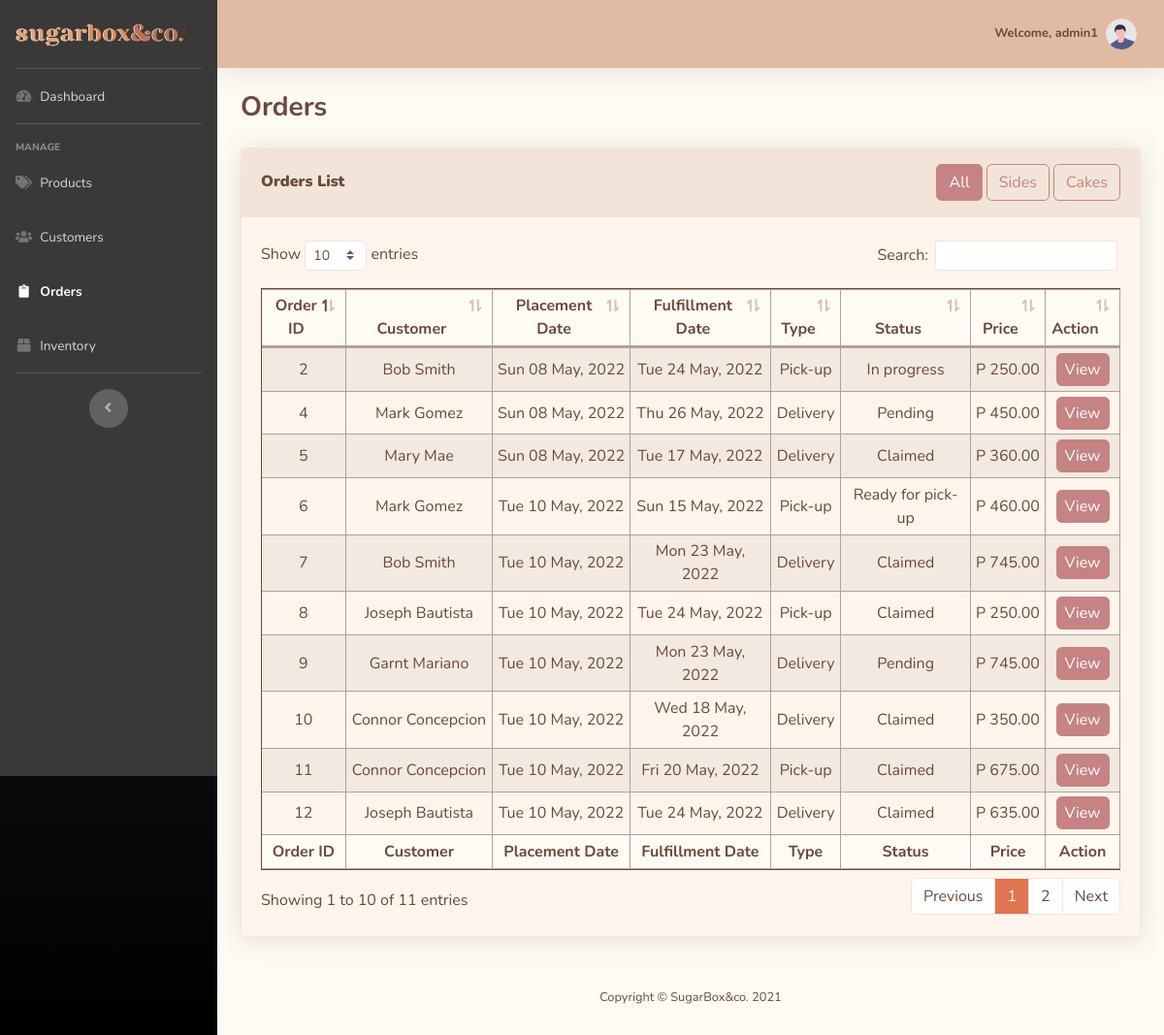
Screenshot of /admin-src/orders.php (signed in) with the database file from the repository.
### tables this page shows
CREATE TABLE `orders` (
  `Order_ID` int(11) NOT NULL,
  `Cust_ID` int(11) NOT NULL,
  `Order_Placement_Date` timestamp NOT NULL DEFAULT current_timestamp(),
  `Order_Fullfilment_Date` timestamp NOT NULL DEFAULT '0000-00-00 00:00:00',
  `Order_Type` enum('Pick-up','Delivery','','') NOT NULL COMMENT '''Pick-up'', ''Delivery''',
  `Order_Status` enum('Pending','In progress','Ready for pick-up','Delivering','Delivery failed','Claimed','Cancelled') NOT NULL COMMENT '''Pending'',''In progress'',''Ready for pick-up'',''Delivering'',''Delivery failed'',''Claimed'',''Cancelled''',
  `Total_Price` float(15,2) NOT NULL
);

CREATE TABLE `customer` (
  `Cust_ID` int(11) NOT NULL,
  `Cust_FName` varchar(40) NOT NULL,
  `Cust_LName` varchar(40) NOT NULL,
  `Cust_ContactNo` varchar(11) NOT NULL,
  `Cust_Address` varchar(255) NOT NULL
);

### admin-src/orders.php (the view, shortened to what this page needs)
<?php
include 'includes/header.php';
include 'includes/sidebar.php';
include 'includes/topbar.php'
?>
<head>
</head>
<div class="container-fluid">
    <div class="d-sm-flex align-items-center justify-content-between mb-4">
        <h1 class="h3 mb-0 text-content"><strong>Orders</strong></h1>
    </div>
    <div class="card shadow mb-4 border-section">
        <div class="card-header py-3 bg-section border-section">
            <div class="d-sm-flex align-items-center justify-content-between">
                <h6 class="m-0 font-weight-bold text-content"><strong>Orders List</strong></h6>
                <div>
                    <a href="orders.php?q=all" type="button" class="btn <?php echo (isset($_GET['q']) && $_GET['q'] == 'all') || !isset($_GET['q']) ? 'btn-subheading' : 'btn-outline-subheading' ?>">All</a>
                    <a href="orders.php?q=sides" type="button" class="btn <?php echo isset($_GET['q']) && $_GET['q'] == 'sides' ? 'btn-subheading' : 'btn-outline-subheading' ?>">Sides</a>
                    <a href="orders.php?q=cakes" type="button" class="btn <?php echo isset($_GET['q']) && $_GET['q'] == 'cakes' ? 'btn-subheading' : 'btn-outline-subheading' ?>">Cakes</a>
                </div>
            </div>
        </div>
        <div class="card-body bg-section2 border-section">
            <div class="table-responsive">
            <?php
            $conn = db_connect();
            if (isset($_GET['q']) && $_GET['q'] == 'sides') {
                $orders_query = "SELECT DISTINCT `orders`.*,
                            `customer`.`Cust_FName`,
                            `customer`.`Cust_LName`
                            FROM `orders`
                            INNER JOIN `customer` ON `orders`.`Cust_ID`=`customer`.`Cust_ID`
                            INNER JOIN `order_line` ON `order_line`.`Order_ID`=`orders`.`Order_ID`
                            ORDER BY `orders`.`Order_ID`";
            } else {
                $orders_query = "SELECT `orders`.*,
                            `customer`.`Cust_FName`,
                            `customer`.`Cust_LName`
                            FROM `orders`
                            INNER JOIN `customer` ON `orders`.`Cust_ID`=`customer`.`Cust_ID`
                            ORDER BY `orders`.`Order_ID`";
            }
            $orders_query_run = mysqli_query($conn, $orders_query);
            $check_orders = mysqli_num_rows($orders_query_run) > 0;
            if($check_orders) {
            ?>
                <table class="table table-sm table-bordered table-striped border-content table-content bg-section2 text-content" id="dataTable">
                    <thead class="bg-light text-center">
                        <tr>
                            <th>Order ID</th>
                            <th>Customer</th>
                            <th>Placement Date</th>
                            <th>Fulfillment Date</th>
                            <th>Type</th>
                            <th>Status</th>
                            <th>Price</th>
                            <th>Action</th>
                        </tr>
                    </thead>
                    <tfoot class="bg-light text-center" >
                        <tr>
                            <th>Order ID</th>
                            <th>Customer</th>
                            <th>Placement Date</th>
                            <th>Fulfillment Date</th>
                            <th>Type</th>
                            <th>Status</th>
                            <th>Price</th>
                            <th>Action</th>
                        </tr>
                    </tfoot>
                    <tbody class="text-center">
                        <?php while($row = mysqli_fetch_assoc($orders_query_run)) { ?>
                        <tr>
                            <td class="align-middle"><?php echo $row['Order_ID'] ?></td>
                            <td class="align-middle"><?php echo $row['Cust_FName'] . " " . $row['Cust_LName'] ?></td>
                            <td class="align-middle"><?php echo date('D d F, Y', strtotime($row['Order_Placement_Date'])) ?></td>
                            <td class="align-middle"><?php echo date('D d F, Y', strtotime($row['Order_Fullfilment_Date'])) ?></td>
                            <td class="align-middle"><?php echo $row['Order_Type'] ?></td>
                            <td class="align-middle"><?php echo $row['Order_Status'] ?></td>
                            <td class="align-middle">P <?php echo $row['Total_Price'] ?></td>
                            <td class="align-middle"><a href="orderDetails.php?order_ID=<?php echo $row['Order_ID'] ?>" type="button" class="btn btn-subheading px-2 py-1">View</a></td>
                        </tr>
                        <?php } ?>
                    </tbody>
                </table>
            <?php } else { ?>
                <p class="text-center lead text-content font-weight-bolder my-5">No Orders To Be Found</p>
            <?php } ?>
            </div>
        </div>
    </div>
</div>
<?php
include 'includes/footer.php';
include 'includes/scripts.php'
?>

### admin-src/includes/header.php (style rules this page uses)
html, body { color: #6B493D; }

### rows the page displays
orders: Order_ID "2", Cust_ID.Cust_FName "Bob", Cust_ID.Cust_LName "Smith", Order_Placement_Date "Sun 08 May, 2022", Order_Fullfilment_Date "Tue 24 May, 2022", Order_Type "Pick-up", Order_Status "In progress", Total_Price "250.00"
orders: Order_ID "4", Cust_ID.Cust_FName "Mark", Cust_ID.Cust_LName "Gomez", Order_Placement_Date "Sun 08 May, 2022", Order_Fullfilment_Date "Thu 26 May, 2022", Order_Type "Delivery", Order_Status "Pending", Total_Price "450.00"
orders: Order_ID "5", Cust_ID.Cust_FName "Mary", Cust_ID.Cust_LName "Mae", Order_Placement_Date "Sun 08 May, 2022", Order_Fullfilment_Date "Tue 17 May, 2022", Order_Type "Delivery", Order_Status "Claimed", Total_Price "360.00"
orders: Order_ID "6", Cust_ID.Cust_FName "Mark", Cust_ID.Cust_LName "Gomez", Order_Placement_Date "Tue 10 May, 2022", Order_Fullfilment_Date "Sun 15 May, 2022", Order_Type "Pick-up", Order_Status "Ready for pick-up", Total_Price "460.00"
orders: Order_ID "7", Cust_ID.Cust_FName "Bob", Cust_ID.Cust_LName "Smith", Order_Placement_Date "Tue 10 May, 2022", Order_Fullfilment_Date "Mon 23 May, 2022", Order_Type "Delivery", Order_Status "Claimed", Total_Price "745.00"
orders: Order_ID "8", Cust_ID.Cust_FName "Joseph", Cust_ID.Cust_LName "Bautista", Order_Placement_Date "Tue 10 May, 2022", Order_Fullfilment_Date "Tue 24 May, 2022", Order_Type "Pick-up", Order_Status "Claimed", Total_Price "250.00"
orders: Order_ID "9", Cust_ID.Cust_FName "Garnt", Cust_ID.Cust_LName "Mariano", Order_Placement_Date "Tue 10 May, 2022", Order_Fullfilment_Date "Mon 23 May, 2022", Order_Type "Delivery", Order_Status "Pending", Total_Price "745.00"
orders: Order_ID "10", Cust_ID.Cust_FName "Connor", Cust_ID.Cust_LName "Concepcion", Order_Placement_Date "Tue 10 May, 2022", Order_Fullfilment_Date "Wed 18 May, 2022", Order_Type "Delivery", Order_Status "Claimed", Total_Price "350.00"
orders: Order_ID "11", Cust_ID.Cust_FName "Connor", Cust_ID.Cust_LName "Concepcion", Order_Placement_Date "Tue 10 May, 2022", Order_Fullfilment_Date "Fri 20 May, 2022", Order_Type "Pick-up", Order_Status "Claimed", Total_Price "675.00"
orders: Order_ID "12", Cust_ID.Cust_FName "Joseph", Cust_ID.Cust_LName "Bautista", Order_Placement_Date "Tue 10 May, 2022", Order_Fullfilment_Date "Tue 24 May, 2022", Order_Type "Delivery", Order_Status "Claimed", Total_Price "635.00"

### other values shown
$_SESSION['user']['accUsername'] "admin1"
